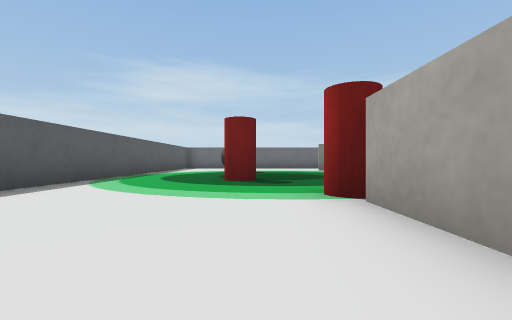
View 1 (above)

18 first-person views from a walk through a Webots world. The camera is 0.04 m above the floor, looks level and sees 90° across. The floor is counted in squares, 0.1 m on a side. Each view is taken from the middle of a square. On the plan, view 1 faces up. The plan holds only what a view shows up to about 9 squares ahead; the rest is blank. Robots are left out. Simple shapes and patterns stand in for the simulator's stock objects.

View 2
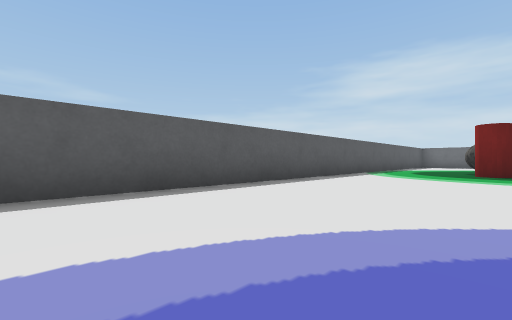

View 3
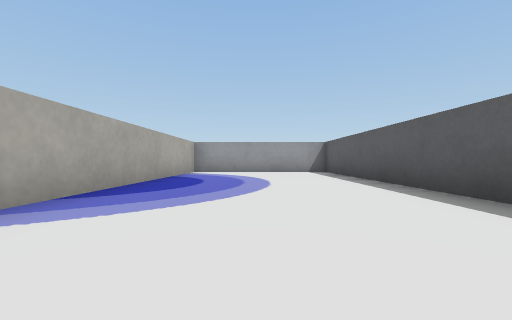

View 4
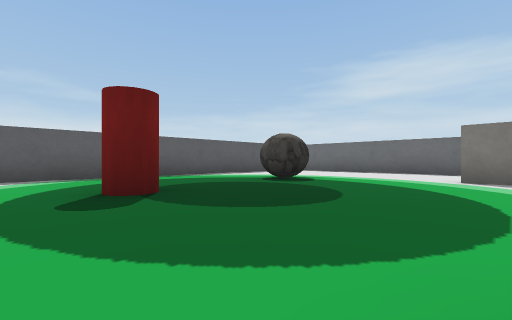

View 5
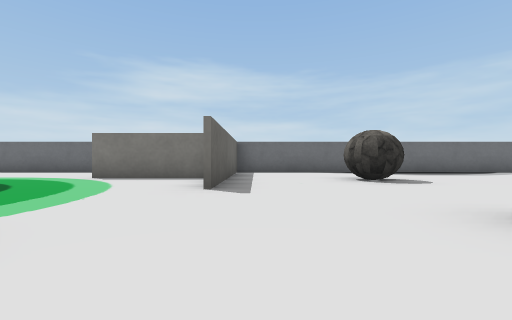

View 6
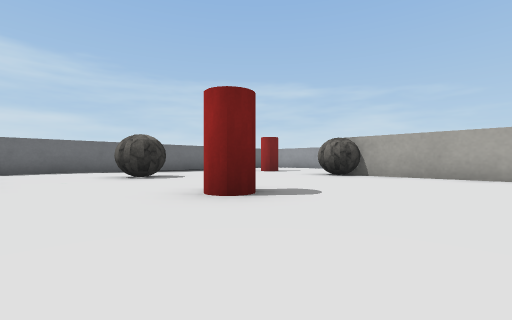

View 7
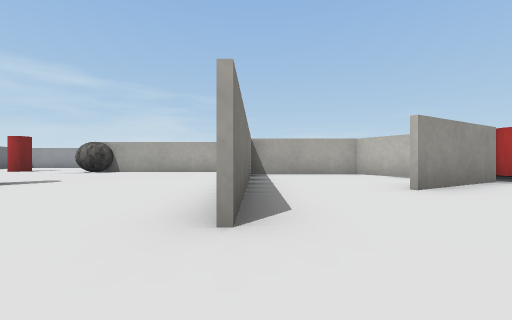

View 8
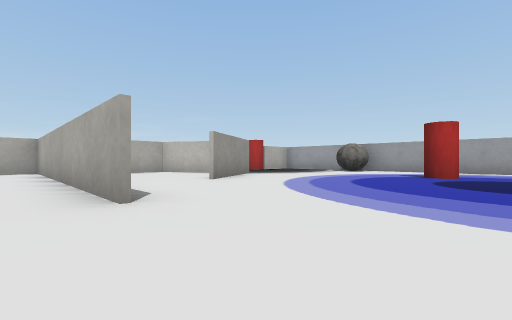

View 9
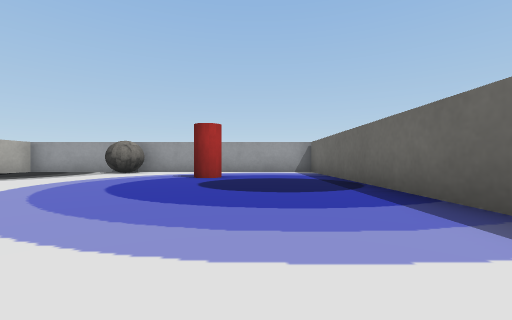

View 10
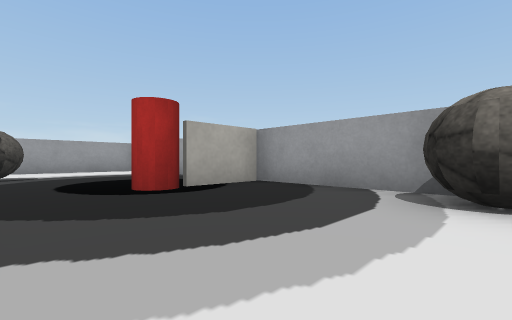

View 11
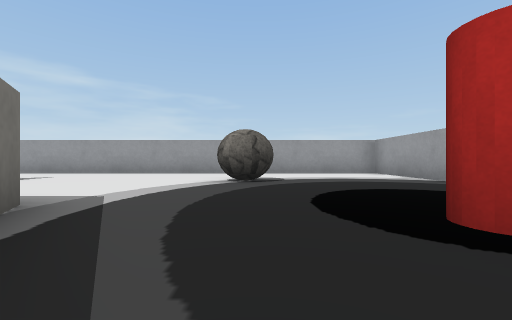

View 12
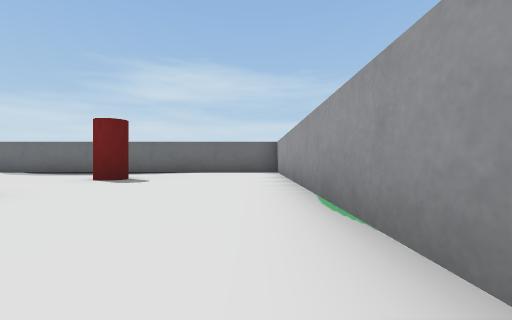

View 13
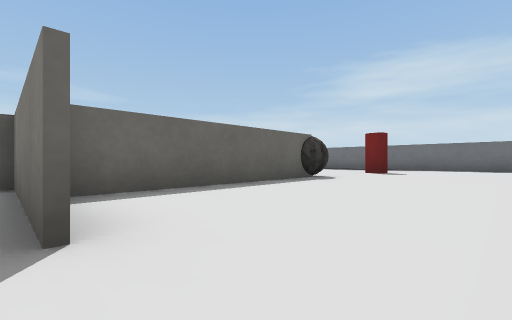

View 14
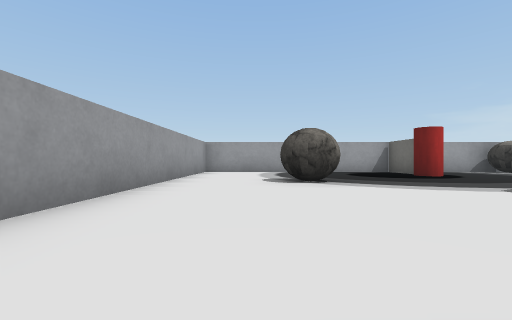

View 15
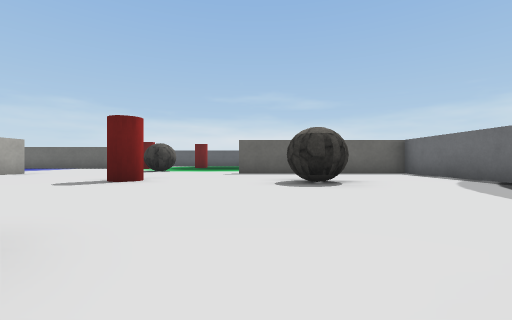

View 16
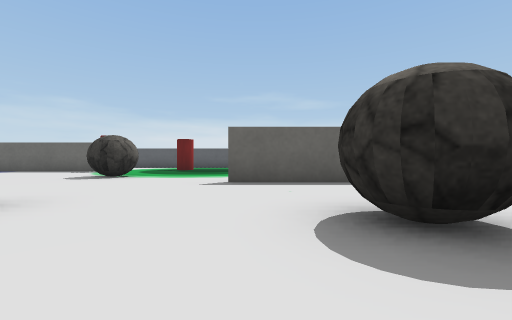

View 17
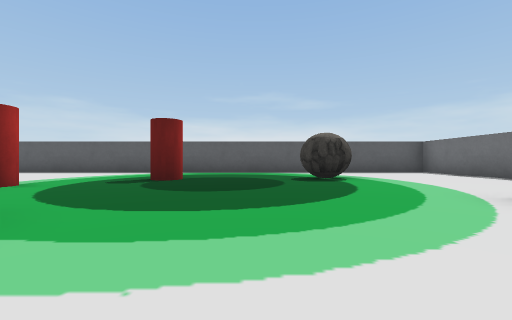

View 18
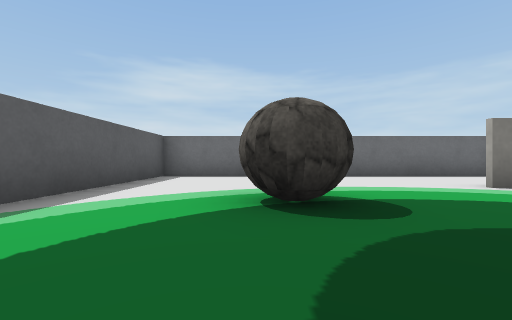

### Floor plan
Ten units are one square. View 1 is at (0, 0); x grows to the right and y downward. Boxes are objects, and circles mark ways between rooms. Rooms are numbered by the first view taken in them; rooms with no view inside come last. Other rooms are left out.
<svg viewBox="-38 -129 210 210">
<path fill="none" stroke="#000" d="M11 -10 11 -25M-33 -104 -33 76 10 76M11 75 11 10M14 -124 4 -124M55 -12 125 -12 125 -55M114 19 108 22M97 27 112 18 112 -11 55 -11M126 -55 126 -15M87 35 73 11M145 -11 115 -11M12 -24 12 74M167 -46 167 -124 54 -124 54 -75M106 64 106 75M49 -97 24 -97M105 75 105 64M10 76 167 76 167 -31M4 -124 -33 -124 -33 -104M49 -124 14 -124"/>
<rect x="-15" y="-95" width="20" height="20" fill="#bbb"><title>rock</title></rect>
<rect x="-5" y="-55" width="10" height="10" fill="#bbb"><title>drink can</title></rect>
<rect x="5" y="-35" width="10" height="10" fill="#bbb"><title>drink can</title></rect>
<rect x="35" y="45" width="10" height="10" fill="#bbb"><title>drink can</title></rect>
<rect x="35" y="-55" width="10" height="20" fill="#bbb"><title>rock</title></rect>
<rect x="65" y="65" width="10" height="10" fill="#bbb"><title>rock</title></rect>
<rect x="75" y="-65" width="10" height="20" fill="#bbb"><title>drink can</title></rect>
<rect x="75" y="-95" width="20" height="10" fill="#bbb"><title>rock</title></rect>
<rect x="105" y="55" width="10" height="10" fill="#bbb"><title>drink can</title></rect>
<rect x="115" y="-75" width="20" height="20" fill="#bbb"><title>rock</title></rect>
<rect x="125" y="-95" width="10" height="10" fill="#bbb"><title>drink can</title></rect>
<rect x="135" y="25" width="10" height="20" fill="#bbb"><title>rock</title></rect>
<circle cx="4" cy="-83" r="3" fill="#2a7"/>
<text x="-10" y="-20">1</text>
<text x="90" y="-20">2</text>
<text x="-20" y="-120">3</text>
<text x="30" y="-120">4</text>
</svg>
Room 1 opens to room 2.

Where each view was taken, in squares from view 1:
view 1: 0 up, 0 right, facing up
view 2: 3 down, 0 right, facing up-left
view 3: 1 up, 1 left, facing down
view 4: 4 up, 3 right, facing up-left
view 5: 4 up, 6 right, facing up
view 6: 3 up, 6 right, facing up-right
view 7: 1 up, 4 right, facing right
view 8: 2 up, 3 right, facing down-right
view 9: 1 up, 3 right, facing down
view 10: 4 down, 7 right, facing down-right
view 11: 4 down, 9 right, facing right
view 12: 4 up, 16 right, facing up
view 13: 1 up, 16 right, facing up-left
view 14: 1 up, 15 right, facing down
view 15: 8 up, 13 right, facing left
view 16: 8 up, 10 right, facing left
view 17: 7 up, 5 right, facing left
view 18: 6 up, 1 left, facing up
